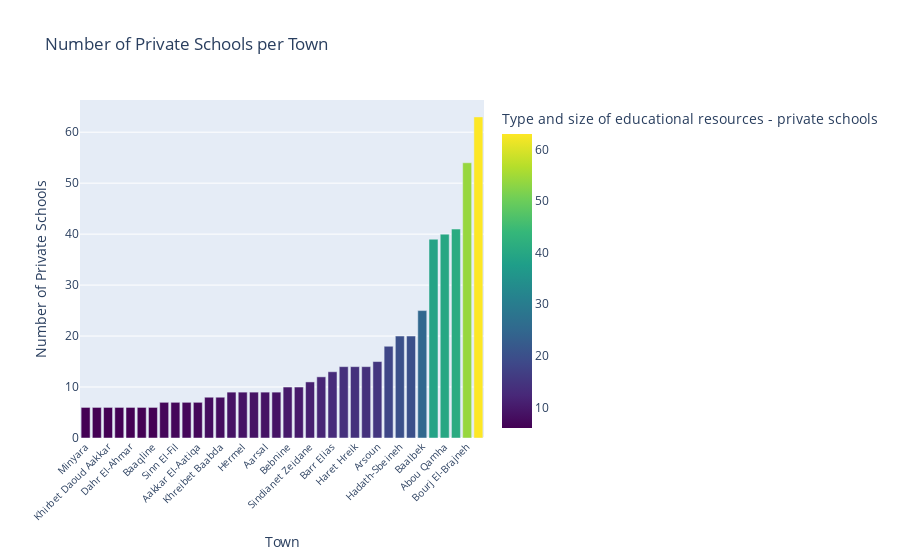

The code cell stored with this chart in its notebook:
### Code cell
fig2 = px.bar(
    private_schools,
    x='Town',
    y='Type and size of educational resources - private schools',
    title='Private School Count By Town',
    labels={
        'Town': 'Town',
    },
    color='Type and size of educational resources - private schools',
    color_continuous_scale='Viridis',
    hover_data=["Type and size of educational resources - private schools"]
)

fig2.update_layout(
    xaxis=dict(
        title="Town",
        tickangle=-45,
        tickfont=dict(size=10) 
    ),
    yaxis_title="Number of Private Schools",
    title="Number of Private Schools per Town",
    bargap=0.2
)


fig2.show()

### Figure 1 — Plotly figure (JSON) as saved in the notebook; plotly's stock layout.template omitted (floating-point values rounded to 4 significant figures)
{"data": [{"alignmentgroup": "True", "hovertemplate": "Town=%{x}<br>Type and size of educational resources - private schools=%{marker.color}<extra></extra>", "legendgroup": "", "marker": {"color": [6, 6, 6, 6, 6, 6, 6, 7, 7, 7, 7, 8, 8, 9, 9, 9, 9, 9, 10, 10, 11, 12, 13, 14, 14, 14, 15, 18, 20, 20, 25, 39, 40, 41, 54, 63], "coloraxis": "coloraxis", "pattern": {"shape": ""}}, "name": "", "offsetgroup": "", "orientation": "v", "showlegend": false, "textposition": "auto", "type": "bar", "x": ["Minyara", "Aain Tinta", "Khirbet Daoud Aakkar", "Kneisset Ech-Chouf", "Dahr El-Ahmar", "Chiyah", "Baaqline", "Fardis Hasbaiya", "Sinn El-Fil", "Tannoura", "Aakkar El-Aatiqa", "Brital", "Khreibet Baabda", "Barja", "Hermel", "En-Nahriyyi", "Aarsal", "Jouret Arsoun", "Bebnine", "Kfar Chima", "Sindianet Zeidane", "Minie", "Barr Elias", "Aabbesiyyi", "Haret Hreik", "Zahleh El-Maallaqa", "Arsoun", "Nabatiyeh", "Hadath-Sbeineh", "Choueifat El-Aamrousiyeh", "Baalbek", "Ghobairi", "Abou Qamha", "Saida", "Bourj El-Brajneh", "Trablous "], "xaxis": "x", "y": [6, 6, 6, 6, 6, 6, 6, 7, 7, 7, 7, 8, 8, 9, 9, 9, 9, 9, 10, 10, 11, 12, 13, 14, 14, 14, 15, 18, 20, 20, 25, 39, 40, 41, 54, 63], "yaxis": "y"}], "layout": {"autosize": true, "bargap": 0.2, "barmode": "relative", "coloraxis": {"colorbar": {"title": {"text": "Type and size of educational resources - private schools"}}, "colorscale": [[0, "#440154"], [0.1111, "#482878"], [0.2222, "#3e4989"], [0.3333, "#31688e"], [0.4444, "#26828e"], [0.5556, "#1f9e89"], [0.6667, "#35b779"], [0.7778, "#6ece58"], [0.8889, "#b5de2b"], [1, "#fde725"]]}, "legend": {"tracegroupgap": 0}, "title": {"text": "Number of Private Schools per Town"}, "xaxis": {"anchor": "y", "autorange": true, "domain": [0, 1], "range": [-0.5, 35.5], "tickangle": -45, "tickfont": {"size": 10}, "title": {"text": "Town"}, "type": "category"}, "yaxis": {"anchor": "x", "autorange": true, "domain": [0, 1], "range": [0, 66.32], "title": {"text": "Number of Private Schools"}, "type": "linear"}}}
